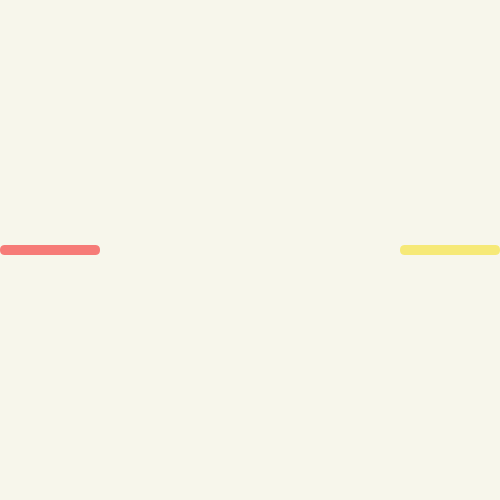
Frame 1 (no input)
Frame 60 (the mouse pressed at the canvas centre just before this capture): identical to frame 1, image omitted
Frame 120 (the mouse held since frame 60 and released just before this capture): identical to frame 1, image omitted

The Processing sketch that drew this single still picture (run headless with seeded random() and noise(); from frame 60 on, the mouse is pressed at the canvas centre):

// Processing sketch: The_intersection_of_the_segments
// ── The_intersection_of_the_segments.pde
int x=50;
int x2=450;

void setup() {
  size(500, 500);
}

void draw() {
  background(#F7F6EB);
  noStroke();
  fill(#F52C2C,155);
  rectMode(CENTER);
  rect(x, 250, 100, 10, 40);
  fill(#F5E12C,155);
  rect(x2, 250, 100, 10, 440);
  if(abs(x-x2)<=100){
    fill(#291F1F);
    text("Алах бабах",210,30);
  }
    
  if (keyPressed) {
    if (keyCode == LEFT) {
      x--;
    } else if (keyCode == RIGHT) {
      x++;
    }
  }
  if (keyPressed) {
    if (key == 'a') {
      x2--;
    } else if (key == 'd') {
      x2++;
    }
  }
}
